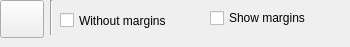
    <widget class="QWidget" name="tab_6">
     <attribute name="title">
      <string>Settings</string>
     </attribute>
     <widget class="QPushButton" name="pushButton_35">
      <property name="geometry">
       <rect>
        <x>0</x>
        <y>0</y>
        <width>44</width>
        <height>38</height>
       </rect>
      </property>
      <property name="toolTip">
       <string>Settings</string>
      </property>
      <property name="text">
       <string/>
      </property>
      <property name="icon">
       <iconset resource="res.qrc">
        <normaloff>:/new/prefix1/sett</normaloff>:/new/prefix1/sett</iconset>
      </property>
      <property name="iconSize">
       <size>
        <width>32</width>
        <height>32</height>
       </size>
      </property>
     </widget>
     <widget class="Line" name="line_5">
      <property name="geometry">
       <rect>
        <x>50</x>
        <y>0</y>
        <width>3</width>
        <height>35</height>
       </rect>
      </property>
      <property name="orientation">
       <enum>Qt::Vertical</enum>
      </property>
     </widget>
     <widget class="QCheckBox" name="checkBox_13">
      <property name="geometry">
       <rect>
        <x>60</x>
        <y>10</y>
        <width>131</width>
        <height>21</height>
       </rect>
      </property>
      <property name="text">
       <string>Without margins</string>
      </property>
     </widget>
     <widget class="QCheckBox" name="checkBox_11">
      <property name="geometry">
       <rect>
        <x>210</x>
        <y>10</y>
        <width>131</width>
        <height>16</height>
       </rect>
      </property>
      <property name="text">
       <string>Show margins</string>
      </property>
      <property name="checked">
       <bool>false</bool>
      </property>
     </widget>
    </widget>
